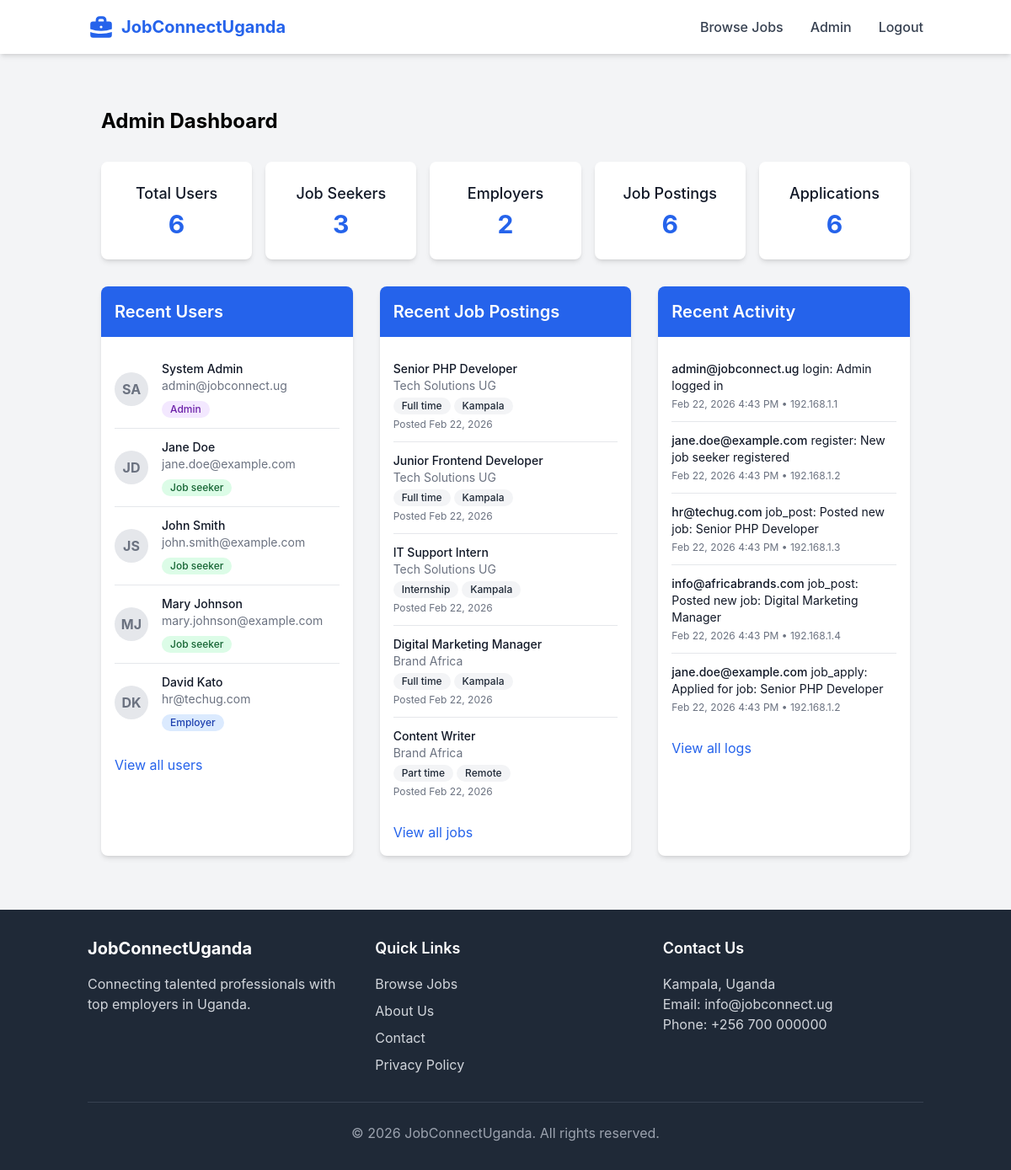
Page /admin/dashboard.php (signed in) on the committed database.
### tables this page shows
CREATE TABLE users (
    user_id INT AUTO_INCREMENT PRIMARY KEY,
    email VARCHAR(100) NOT NULL UNIQUE,
    password_hash VARCHAR(255) NOT NULL,
    user_type ENUM('job_seeker', 'employer', 'admin') NOT NULL,
    first_name VARCHAR(50) NOT NULL,
    last_name VARCHAR(50) NOT NULL,
    phone VARCHAR(20),
    created_at TIMESTAMP DEFAULT CURRENT_TIMESTAMP,
    last_login TIMESTAMP NULL,
    is_active BOOLEAN DEFAULT TRUE
);

CREATE TABLE jobs (
    job_id INT AUTO_INCREMENT PRIMARY KEY,
    employer_id INT NOT NULL,
    title VARCHAR(100) NOT NULL,
    description TEXT NOT NULL,
    requirements TEXT NOT NULL,
    location VARCHAR(100) NOT NULL,
    job_type ENUM('full_time', 'part_time', 'contract', 'internship', 'temporary') NOT NULL,
    salary_range VARCHAR(50),
    experience_level VARCHAR(50),
    posted_at TIMESTAMP DEFAULT CURRENT_TIMESTAMP,
    deadline DATE,
    is_active BOOLEAN DEFAULT TRUE,
    views INT DEFAULT 0,
    FOREIGN KEY (employer_id) REFERENCES employers(employer_id) ON DELETE CASCADE
);

CREATE TABLE employers (
    employer_id INT AUTO_INCREMENT PRIMARY KEY,
    user_id INT NOT NULL,
    company_name VARCHAR(100) NOT NULL,
    company_description TEXT,
    industry VARCHAR(50),
    website VARCHAR(100),
    logo VARCHAR(255),
    location VARCHAR(100),
    FOREIGN KEY (user_id) REFERENCES users(user_id) ON DELETE CASCADE
);

CREATE TABLE audit_logs (
    log_id INT AUTO_INCREMENT PRIMARY KEY,
    user_id INT,
    action VARCHAR(50) NOT NULL,
    description TEXT,
    ip_address VARCHAR(50),
    created_at TIMESTAMP DEFAULT CURRENT_TIMESTAMP,
    FOREIGN KEY (user_id) REFERENCES users(user_id) ON DELETE SET NULL
);

### includes/auth.php (called while the page is built, shortened)
<?php
function isLoggedIn() {
    return isset($_SESSION['user_id']);
}
function isAdmin() {
    return isLoggedIn() && $_SESSION['user_type'] === 'admin';
}
function isEmployer() {
    return isLoggedIn() && $_SESSION['user_type'] === 'employer';
}
function isJobSeeker() {
    return isLoggedIn() && $_SESSION['user_type'] === 'job_seeker';
}
?>

### admin/dashboard.php (the view, shortened to what this page needs)
<?php
require_once './../includes/config.php';
$usersCount = $pdo->query("SELECT COUNT(*) FROM users")->fetchColumn();
$jobSeekersCount = $pdo->query("SELECT COUNT(*) FROM users WHERE user_type = 'job_seeker'")->fetchColumn();
$employersCount = $pdo->query("SELECT COUNT(*) FROM users WHERE user_type = 'employer'")->fetchColumn();
$jobsCount = $pdo->query("SELECT COUNT(*) FROM jobs")->fetchColumn();
$applicationsCount = $pdo->query("SELECT COUNT(*) FROM applications")->fetchColumn();
$recentUsers = $pdo->query("SELECT * FROM users ORDER BY created_at DESC LIMIT 5")->fetchAll();
$recentJobs = $pdo->query("SELECT j.*, e.company_name FROM jobs j JOIN employers e ON j.employer_id = e.employer_id ORDER BY j.posted_at DESC LIMIT 5")->fetchAll();
$recentLogs = $pdo->query("SELECT l.*, u.email FROM audit_logs l LEFT JOIN users u ON l.user_id = u.user_id ORDER BY l.created_at DESC LIMIT 10")->fetchAll();
require_once '../includes/header.php';
?>
<div class="container mx-auto px-4 py-8">
    <h1 class="text-2xl font-bold mb-8">Admin Dashboard</h1>
    <div class="grid grid-cols-1 md:grid-cols-2 lg:grid-cols-5 gap-4 mb-8">
        <div class="bg-white rounded-lg shadow-md p-6 text-center">
            <h3 class="text-lg font-medium text-gray-900 mb-1">Total Users</h3>
            <p class="text-3xl font-bold text-blue-600"><?php echo $usersCount; ?></p>
        </div>
        <div class="bg-white rounded-lg shadow-md p-6 text-center">
            <h3 class="text-lg font-medium text-gray-900 mb-1">Job Seekers</h3>
            <p class="text-3xl font-bold text-blue-600"><?php echo $jobSeekersCount; ?></p>
        </div>
        <div class="bg-white rounded-lg shadow-md p-6 text-center">
            <h3 class="text-lg font-medium text-gray-900 mb-1">Employers</h3>
            <p class="text-3xl font-bold text-blue-600"><?php echo $employersCount; ?></p>
        </div>
        <div class="bg-white rounded-lg shadow-md p-6 text-center">
            <h3 class="text-lg font-medium text-gray-900 mb-1">Job Postings</h3>
            <p class="text-3xl font-bold text-blue-600"><?php echo $jobsCount; ?></p>
        </div>
        <div class="bg-white rounded-lg shadow-md p-6 text-center">
            <h3 class="text-lg font-medium text-gray-900 mb-1">Applications</h3>
            <p class="text-3xl font-bold text-blue-600"><?php echo $applicationsCount; ?></p>
        </div>
    </div>
    <div class="grid grid-cols-1 lg:grid-cols-3 gap-8">
        <div class="bg-white rounded-lg shadow-md overflow-hidden">
            <div class="bg-blue-600 p-4 text-white">
                <h2 class="text-xl font-semibold">Recent Users</h2>
            </div>
            <div class="p-4">
                <?php if (empty($recentUsers)): ?>
                    <p class="text-gray-600">No users found.</p>
                <?php else: ?>
                    <ul class="divide-y divide-gray-200">
                        <?php foreach ($recentUsers as $user): ?>
                            <li class="py-3">
                                <div class="flex items-center">
                                    <div class="flex-shrink-0 h-10 w-10 bg-gray-200 rounded-full flex items-center justify-center text-gray-500 font-bold">
                                        <?php echo substr($user['first_name'], 0, 1) . substr($user['last_name'], 0, 1); ?>
                                    </div>
                                    <div class="ml-4">
                                        <p class="text-sm font-medium text-gray-900"><?php echo $user['first_name'] . ' ' . $user['last_name']; ?></p>
                                        <p class="text-sm text-gray-500"><?php echo $user['email']; ?></p>
                                        <div class="mt-1">
                                            <span class="inline-flex items-center px-2.5 py-0.5 rounded-full text-xs font-medium
                                                <?php echo $user['user_type'] === 'admin' ? 'bg-purple-100 text-purple-800' :
                                                      ($user['user_type'] === 'employer' ? 'bg-blue-100 text-blue-800' : 'bg-green-100 text-green-800'); ?>">
                                                <?php echo ucfirst(str_replace('_', ' ', $user['user_type'])); ?>
                                            </span>
                                        </div>
                                    </div>
                                </div>
                            </li>
                        <?php endforeach; ?>
                    </ul>
                    <div class="mt-4">
                        <a href="users.php" class="text-blue-600 hover:underline">View all users</a>
                    </div>
                <?php endif; ?>
            </div>
        </div>
        <div class="bg-white rounded-lg shadow-md overflow-hidden">
            <div class="bg-blue-600 p-4 text-white">
                <h2 class="text-xl font-semibold">Recent Job Postings</h2>
            </div>
            <div class="p-4">
                <?php if (empty($recentJobs)): ?>
                    <p class="text-gray-600">No job postings found.</p>
                <?php else: ?>
                    <ul class="divide-y divide-gray-200">
                        <?php foreach ($recentJobs as $job): ?>
                            <li class="py-3">
                                <div>
                                    <p class="text-sm font-medium text-gray-900"><?php echo $job['title']; ?></p>
                                    <p class="text-sm text-gray-500"><?php echo $job['company_name']; ?></p>
                                    <div class="mt-1 flex flex-wrap gap-1">
                                        <span class="inline-flex items-center px-2.5 py-0.5 rounded-full text-xs font-medium bg-gray-100 text-gray-800">
                                            <?php echo ucfirst(str_replace('_', ' ', $job['job_type'])); ?>
                                        </span>
                                        <span class="inline-flex items-center px-2.5 py-0.5 rounded-full text-xs font-medium bg-gray-100 text-gray-800">
                                            <?php echo $job['location']; ?>
                                        </span>
                                    </div>
                                    <p class="mt-1 text-xs text-gray-500">Posted <?php echo date('M j, Y', strtotime($job['posted_at'])); ?></p>
                                </div>
                            </li>
                        <?php endforeach; ?>
                    </ul>
                    <div class="mt-4">
                        <a href="jobs.php" class="text-blue-600 hover:underline">View all jobs</a>
                    </div>
                <?php endif; ?>
            </div>
        </div>
        <div class="bg-white rounded-lg shadow-md overflow-hidden">
            <div class="bg-blue-600 p-4 text-white">
                <h2 class="text-xl font-semibold">Recent Activity</h2>
            </div>
            <div class="p-4">
                <?php if (empty($recentLogs)): ?>
                    <p class="text-gray-600">No activity logs found.</p>
                <?php else: ?>
                    <ul class="divide-y divide-gray-200">
                        <?php foreach ($recentLogs as $log): ?>
                            <li class="py-3">
                                <div>
                                    <p class="text-sm text-gray-900">
                                        <span class="font-medium"><?php echo $log['email'] ?: 'System'; ?></span>
                                        <?php echo $log['action']; ?>: <?php echo $log['description']; ?>
                                    </p>
                                    <p class="text-xs text-gray-500 mt-1">
                                        <?php echo date('M j, Y g:i A', strtotime($log['created_at'])); ?>
                                        <?php if ($log['ip_address']): ?>
                                            • <?php echo $log['ip_address']; ?>
                                        <?php endif; ?>
                                    </p>
                                </div>
                            </li>
                        <?php endforeach; ?>
                    </ul>
                    <div class="mt-4">
                        <a href="logs.php" class="text-blue-600 hover:underline">View all logs</a>
                    </div>
                <?php endif; ?>
            </div>
        </div>
    </div>
</div>
<?php require_once '../includes/footer.php'; ?>

### includes/header.php (shortened to what this page needs)
<!DOCTYPE html>
<html lang="en">
<head>
    <script src="https://cdn.tailwindcss.com"></script>
    <link rel="stylesheet" href="<?php echo BASE_URL; ?>/assets/css/styles.css">
</head>
<body class="bg-gray-100">
    <header class="bg-white shadow-md">
        <div class="container mx-auto px-4 py-4">
            <div class="flex justify-between items-center">
                <div class="flex items-center">
                    <a href="<?php echo BASE_URL; ?>" class="flex items-center">
                        <span class="ml-2 text-xl font-bold text-blue-600">JobConnectUganda</span>
                    </a>
                </div>
                <nav class="hidden md:flex space-x-8">
                    <a href="<?php echo BASE_URL; ?>/jobs.php" class="text-gray-700 hover:text-blue-600 font-medium">Browse Jobs</a>
                    <?php if (isLoggedIn()): ?>
                        <?php if (isJobSeeker()): ?>
                            <a href="<?php echo BASE_URL; ?>/job-seeker/dashboard.php" class="text-gray-700 hover:text-blue-600 font-medium">Dashboard</a>
                        <?php elseif (isEmployer()): ?>
                            <a href="<?php echo BASE_URL; ?>/employer/dashboard.php" class="text-gray-700 hover:text-blue-600 font-medium">Dashboard</a>
                        <?php elseif (isAdmin()): ?>
                            <a href="<?php echo BASE_URL; ?>/admin/dashboard.php" class="text-gray-700 hover:text-blue-600 font-medium">Admin</a>
                        <?php endif; ?>
                        <a href="<?php echo BASE_URL; ?>/logout.php" class="text-gray-700 hover:text-blue-600 font-medium">Logout</a>
                    <?php else: ?>
                        <a href="<?php echo BASE_URL; ?>/login.php" class="text-gray-700 hover:text-blue-600 font-medium">Login</a>
                        <a href="<?php echo BASE_URL; ?>/register.php" class="bg-blue-600 text-white px-4 py-2 rounded-md hover:bg-blue-700 transition duration-300">Register</a>
                    <?php endif; ?>
                </nav>
            </div>
        </div>
    </header>
    <main class="container mx-auto px-4 py-8">

### includes/footer.php (shortened to what this page needs)
</main>
    <footer class="bg-gray-800 text-white py-8">
        <div class="container mx-auto px-4">
            <div class="grid grid-cols-1 md:grid-cols-3 gap-8">
                <div>
                    <h3 class="text-xl font-bold mb-4">JobConnectUganda</h3>
                    <p class="text-gray-300">Connecting talented professionals with top employers in Uganda.</p>
                </div>
                <div>
                    <h4 class="text-lg font-semibold mb-4">Quick Links</h4>
                    <ul class="space-y-2">
                        <li><a href="<?php echo BASE_URL; ?>/jobs.php" class="text-gray-300 hover:text-white">Browse Jobs</a></li>
                        <li><a href="#" class="text-gray-300 hover:text-white">About Us</a></li>
                        <li><a href="#" class="text-gray-300 hover:text-white">Contact</a></li>
                        <li><a href="#" class="text-gray-300 hover:text-white">Privacy Policy</a></li>
                    </ul>
                </div>
                <div>
                    <h4 class="text-lg font-semibold mb-4">Contact Us</h4>
                    <address class="text-gray-300 not-italic">
                        <p>Kampala, Uganda</p>
                        <p>Email: info@jobconnect.ug</p>
                        <p>Phone: +256 700 000000</p>
                    </address>
                </div>
            </div>
            <div class="border-t border-gray-700 mt-8 pt-6 text-center text-gray-400">
                <p>&copy; <?php echo date('Y'); ?> JobConnectUganda. All rights reserved.</p>
            </div>
        </div>
    </footer>
</body>
</html>

### assets/CSS/styles.css (style rules this page uses)
body { font-family: 'Inter', -apple-system, BlinkMacSystemFont, 'Segoe UI', Roboto, Oxygen, Ubuntu, Cantarell, 'Open Sans', 'Helvetica Neue', sans-serif; line-height: 1.6; }

### rows in the picture
users: first_name "S", last_name "A", first_name "System", last_name "Admin", email "admin@jobconnect.ug", user_type "Admin"
users: first_name "J", last_name "D", first_name "Jane", last_name "Doe", email "jane.doe@example.com", user_type "Job seeker"
users: first_name "J", last_name "S", first_name "John", last_name "Smith", email "john.smith@example.com", user_type "Job seeker"
users: first_name "M", last_name "J", first_name "Mary", last_name "Johnson", email "mary.johnson@example.com", user_type "Job seeker"
users: first_name "D", last_name "K", first_name "David", last_name "Kato", email "hr@techug.com", user_type "Employer"
jobs: title "Senior PHP Developer", employer.company_name "Tech Solutions UG", job_type "Full time", location "Kampala", posted_at "Feb 22, 2026"
jobs: title "Junior Frontend Developer", employer.company_name "Tech Solutions UG", job_type "Full time", location "Kampala", posted_at "Feb 22, 2026"
jobs: title "IT Support Intern", employer.company_name "Tech Solutions UG", job_type "Internship", location "Kampala", posted_at "Feb 22, 2026"
jobs: title "Digital Marketing Manager", employer.company_name "Brand Africa", job_type "Full time", location "Kampala", posted_at "Feb 22, 2026"
jobs: title "Content Writer", employer.company_name "Brand Africa", job_type "Part time", location "Remote", posted_at "Feb 22, 2026"
audit_logs: user.email "admin@jobconnect.ug", action "login", description "Admin logged in", created_at "Feb 22, 2026 4:43 PM", ip_address "192.168.1.1"
audit_logs: user.email "jane.doe@example.com", action "register", description "New job seeker registered", created_at "Feb 22, 2026 4:43 PM", ip_address "192.168.1.2"
audit_logs: user.email "hr@techug.com", action "job_post", description "Posted new job: Senior PHP Developer", created_at "Feb 22, 2026 4:43 PM", ip_address "192.168.1.3"
audit_logs: user.email "info@africabrands.com", action "job_post", description "Posted new job: Digital Marketing Manager", created_at "Feb 22, 2026 4:43 PM", ip_address "192.168.1.4"
audit_logs: user.email "jane.doe@example.com", action "job_apply", description "Applied for job: Senior PHP Developer", created_at "Feb 22, 2026 4:43 PM", ip_address "192.168.1.2"

### other values in the picture
$usersCount "6"
$jobSeekersCount "3"
$employersCount "2"
$jobsCount "6"
$applicationsCount "6"
